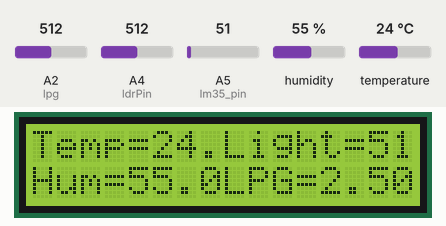
This sketch was run on a simulated Arduino Uno, built with avr-gcc and run on an emulated ATmega328P. Shown: 16×2 character LCD. The inputs (shaded band) are chosen by the test bench; at power-on: humidity 55 %, A5 (lm35_pin) = 51, A2 (lpg) = 512, A4 (ldrPin) = 512, temperature 24 °C.

Above: at 7.2 s.
7.3 s: humidity set to 22 %
At 10.8 s:
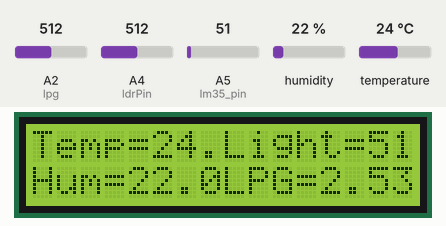
13.6 s: A5 (lm35_pin) set to 61
At 17.7 s:
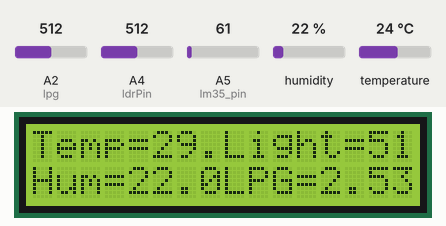
19.7 s: A2 (lpg) set to 716
At 23.4 s:
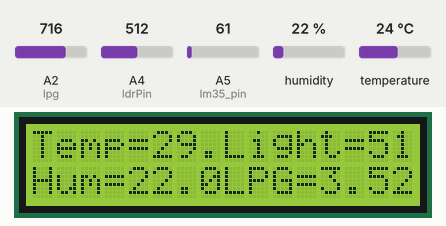
25.8 s: A4 (ldrPin) set to 716
At 29.1 s:
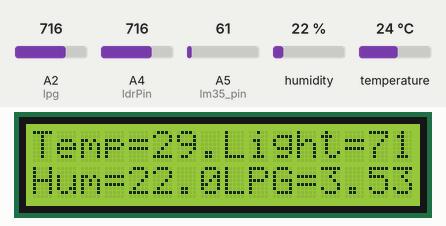
31.9 s: humidity set to 40 %
At 34.8 s:
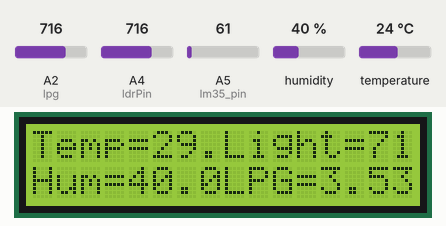
38.0 s: A5 (lm35_pin) set to 71
At 41.7 s:
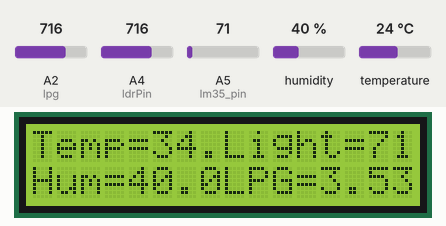
Timing chart, 0 to 43.2 s (numbered marks = the images above; inputs shaded):
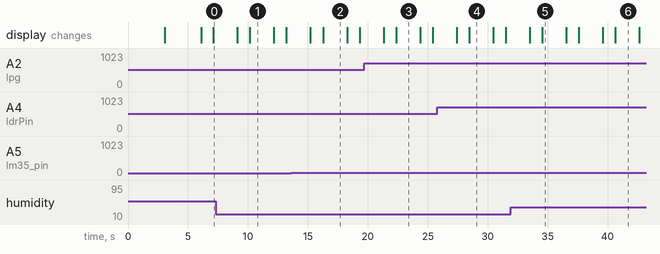

Measured:
- after the input at 13.6 s, the display: first differs from a run without the input after 2.7 s (image 2)
- after the input at 19.7 s, the display: first differs from a run without the input after 2.7 s (image 3)
- after the input at 25.8 s, the display: first differs from a run without the input after 2.7 s (image 4)
- after the input at 31.9 s, the display: first differs from a run without the input after 2.7 s (image 5)
- after the input at 38.0 s, the display: first differs from a run without the input after 2.7 s (image 6)
- what the display in image 1 shows lasts 2.0 s, from 10.2 s to 12.2 s

The sketch:

MQ6.ino
```cpp
#include <LiquidCrystal.h>
LiquidCrystal lcd(12,11,6,5,4,3);
#include <dht.h>
//#define DHTPIN A3

#define dht_apin A3

dht DHT;

const int lm35_pin = A5;
const int ldrPin = A4;
int lpg = A2;
float sensorValue;
float sensorVolts;

int sensitivity = 66;


int adcValue = 0;
int offsetVoltage = 2500;
double adcVoltage = 0;
double currentValue = 0;

float vOUT = 0.0;
float vIN = 0.0;
float R1 = 30000.0;
float R2 = 7500.0;
int value = 0;

void setup()
{

  lcd.begin(16, 2);
  pinMode(ldrPin, INPUT);
  lcd.setCursor(0, 0);
  lcd.print("WELCOME TO");
  lcd.setCursor(0, 1);
  lcd.print("SYSITS RATLAM");
  delay(3000);
  lcd.clear();
  lcd.setCursor(0, 0);
  lcd.print("PARAMETER");
  lcd.setCursor(0, 1);
  lcd.print("CONTROLLING SYSTEM");
  delay(3000);
  lcd.clear();
}

void loop()
{
  int temp_adc_val;
  float temp_val;
  for(int i = 0; i < 100; i++){
     sensorValue = sensorValue + analogRead(lpg);       // read analog input pin 0
 }
  sensorValue = sensorValue / 100; // get average reading
  sensorVolts = sensorValue/1024*5.0; //convert to voltage
  temp_adc_val = analogRead(lm35_pin);  /* Read Temperature */
  temp_val = (temp_adc_val * 4.88); /* Convert adc value to equivalent voltage */
  temp_val = (temp_val / 10); /* LM35 gives output of 10mv/°C */
  int ldrStatus = analogRead(ldrPin);

//  int chk = DHT.read(DHTPIN);
   DHT.read11(dht_apin);

  lcd.clear();
  delay(1000);
  lcd.setCursor(0, 0);
  lcd.print("Temp=");
  lcd.print(temp_val);
  Serial.println(temp_val);
  lcd.setCursor(8, 0);
  lcd.print("Light=");
  lcd.print(ldrStatus);
  Serial.println(ldrStatus);
  lcd.setCursor(0, 1);
  lcd.print("Hum=");
  lcd.print((float)DHT.humidity, 2);
  Serial.println((float)DHT.humidity, 2);
  lcd.println(" % ");
  lcd.setCursor(8, 1);
  lcd.print("LPG=");
  lcd.print(sensorVolts);
  Serial.println(sensorVolts);
  delay(2000);

  lcd.clear();
}
```
